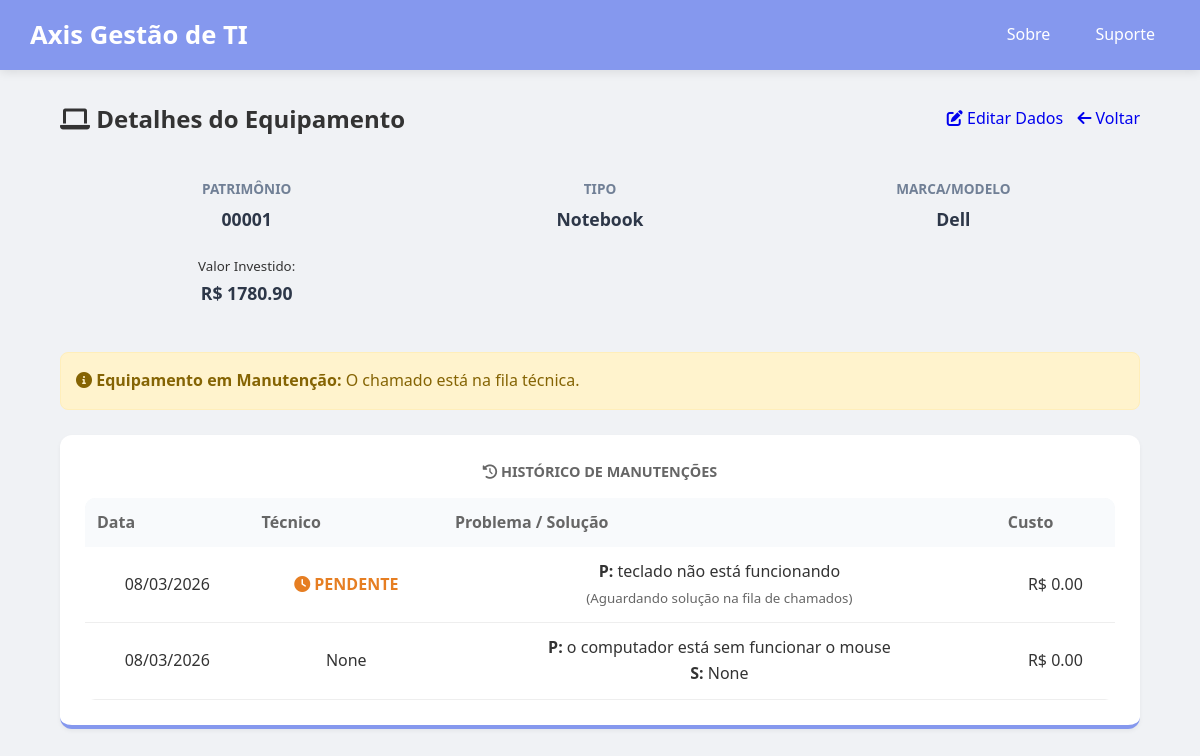
Page /equipamento/1 on the committed database.
### main.py (models this page shows)
class Equipamento(db.Model):
    id = db.Column(db.Integer, primary_key=True)
    patrimonio = db.Column(db.String(20), unique=True, nullable=False)
    tipo = db.Column(db.String(50), nullable=False)
    marca = db.Column(db.String(50), nullable=False)
    modelo = db.Column(db.String(50))
    status = db.Column(db.String(20), default='Disponível')
    valor_compra = db.Column(db.Float, default=0.0)
    historicos = db.relationship('Suporte', backref='equip', lazy=True, cascade="all, delete-orphan")

class Suporte(db.Model):
    id = db.Column(db.Integer, primary_key=True)
    data_abertura = db.Column(db.DateTime, default=datetime.now)
    problema = db.Column(db.Text, nullable=False)
    tecnico = db.Column(db.String(50))
    solucao = db.Column(db.Text)
    custo = db.Column(db.Float, default=0.0)
    status = db.Column(db.String(20), default='Pendente') # Inicia como Pendente para ir para a Fila
    equipamento_id = db.Column(db.Integer, db.ForeignKey('equipamento.id'), nullable=False)

### main.py (the view)
@app.route("/equipamento/<int:id>")
def detalhe_equipamento(id):
    equip = Equipamento.query.get_or_404(id)
    suportes = Suporte.query.filter_by(equipamento_id=id).order_by(Suporte.data_abertura.desc()).all()
    return render_template("detalhe_equipamento.html", equip=equip, suportes=suportes)

### templates/detalhe_equipamento.html (shortened to what this page needs)
{% extends "layout.html" %}
{% block content %}
<div class="container">
    <div style="display: flex; justify-content: space-between; align-items: center; margin-bottom: 20px;">
        <h2><i class="fas fa-laptop"></i> Detalhes do Equipamento</h2>
        <div>
            <a href="{{ url_for('edit_equipamento', id=equip.id) }}" class="btn-base btn-save" style="text-decoration: none;">
                <i class="fas fa-edit"></i> Editar Dados
            </a>
            <a href="{{ url_for('list_equipamentos') }}" class="btn-base btn-cancel" style="text-decoration: none; margin-left: 10px;">
                <i class="fas fa-arrow-left"></i> Voltar
            </a>
        </div>
    </div>
    <div class="info-grid">
        <div class="info-item">
            <h4>Patrimônio</h4>
            <p>{{ equip.patrimonio }}</p>
        </div>
        <div class="info-item">
            <h4>Tipo</h4>
            <p>{{ equip.tipo }}</p>
        </div>
        <div class="info-item">
            <h4>Marca/Modelo</h4>
            <p>{{ equip.marca }}</p>
        </div>
        <div class="info-item">
            <small>Valor Investido:</small>
            <p>R$ {{ "%.2f"|format(equip.valor_compra) }}</p>
        </div>
    </div>
        <div style="margin: 25px 0;">
                {% if equip.status != 'Em Manutenção' %}
                    <button onclick="document.getElementById('modalChamado').style.display='block'"
                            class="btn-primary"
                            style="width: auto; display: inline-flex; align-items: center; gap: 10px; background-color: var(--success) !important;">
                        <i class="fas fa-plus"></i> Abrir Chamado de Manutenção
                    </button>
                {% else %}
                    <div style="padding: 15px; background-color: #fff3cd; color: #856404; border-radius: 8px; border: 1px solid #ffeeba;">
                        <i class="fas fa-info-circle"></i> <strong>Equipamento em Manutenção:</strong> O chamado está na fila técnica.
                    </div>
                {% endif %}
            </div>
    <div class="chart-card" style="margin-top: 20px;">
        <h3><i class="fas fa-history"></i> Histórico de Manutenções</h3>
        <table style="width: 100%; border-collapse: collapse; margin-top: 15px;">
            <thead style="background: #f8f9fa;">
                <tr>
                    <th style="padding: 12px; text-align: left;">Data</th>
                    <th style="padding: 12px; text-align: left;">Técnico</th>
                    <th style="padding: 12px; text-align: left;">Problema / Solução</th>
                    <th style="padding: 12px; text-align: left;">Custo</th>
                </tr>
            </thead>
            <tbody>
                {% for sup in suportes %}
                <tr style="border-bottom: 1px solid #eee;">
                    <td style="padding: 12px;">{{ sup.data_abertura.strftime('%d/%m/%Y') if sup.data_abertura else '--' }}</td>
                    <td style="padding: 12px;">
                        {% if sup.status == 'Pendente' %}
                            <span style="color: #e67e22; font-weight: bold;"><i class="fas fa-clock"></i> PENDENTE</span>
                        {% else %}
                            {{ sup.tecnico }}
                        {% endif %}
                    </td>
                    <td style="padding: 12px;">
                        <strong>P:</strong> {{ sup.problema }}<br>
                        {% if sup.status == 'Pendente' %}
                            <small style="color: #666;">(Aguardando solução na fila de chamados)</small>
                        {% else %}
                            <strong>S:</strong> {{ sup.solucao }}
                        {% endif %}
                    </td>
                    <td style="padding: 12px;">R$ {{ "%.2f"|format(sup.custo) if sup.custo else '0.00' }}</td>
                </tr>
                {% else %}
                <tr>
                    <td colspan="4" style="padding: 30px; text-align: center; color: #999;">Nenhum registro de manutenção encontrado.</td>
                </tr>
                {% endfor %}
            </tbody>
        </table>
    </div>
</div>
{% endblock %}

### static/css/style.css (style rules this page uses)
:root { --primary: #8598EE; --primary-dark: #6b7ecf; --bg: #f0f2f5; --white: #ffffff; --text: #333; --danger: #d9534f; --success: #27ae60; --success-hover: #219150; }
* { margin: 0; padding: 0; box-sizing: border-box; font-family: 'Segoe UI', Tahoma, sans-serif; }
body { background-color: var(--bg); color: var(--text); line-height: 1.6; }
.container { width: 90%; max-width: 1200px; margin: 30px auto; }
.chart-card { background: white; padding: 25px; border-radius: 12px; text-align: center; border-bottom: 4px solid var(--primary); transition: transform 0.3s ease, box-shadow 0.3s ease; background-color: #fff; box-shadow: 0 2px 4px rgba(0,0,0,0.05); }
.chart-card h3 { font-size: 0.9rem; color: #666; text-transform: uppercase; margin-bottom: 10px; }
table { width: 100%; border-collapse: collapse; background: white; border-radius: 10px; overflow: hidden; }
th { text-align: left; padding: 15px; background: #f8fafc; color: #666; }
td { padding: 15px; border-bottom: 1px solid #eee; }
.info-grid { display: grid; grid-template-columns: repeat(3, 1fr); gap: 20px; padding: 20px; text-align: center; }
.info-item h4 { font-size: 0.85rem; color: #718096; text-transform: uppercase; margin-bottom: 5px; }
.info-item p { font-size: 1.1rem; font-weight: 600; color: #2d3748; margin: 0; }

### rows in the picture
Equipamento: patrimonio "00001", tipo "Notebook", marca "Dell", valor_compra "1780.90"
Suporte: data_abertura "08/03/2026", status "Pendente" (drawn), problema "teclado não está funcionando", custo "0.00"
Suporte: data_abertura "08/03/2026", tecnico "None", problema "o computador está sem funcionar o mouse", solucao "None", custo "0.00"
